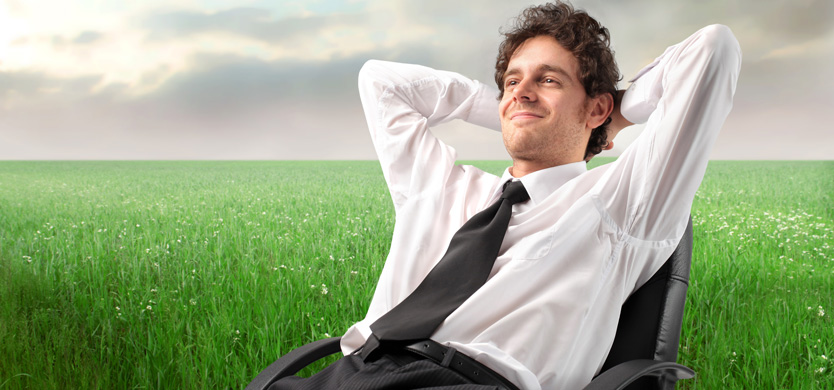
#> input picture stock_photo.jpg, 834 x 390 px
$ python main.py stock_photo.jpg 5 5
#> lines starting #> are read from the running program, lines starting #| are printed output that depends on the picture
from PIL import Image
import sys

"""
This script is only compatibile with python 3
use the script in your terminal as so: python3 main.py <image_name> <brightness_processing[0, 1, 2]> <invert[0,1]>

ASCII is the set of chars that the image will be mapped to
TERMINAL_WIDTH and TERMINAL_HEIGHT might be different on your system, adjust these numbers to get the result desired
"""

ASCII = "`^\",:;Il!i~+_-?][}{1)(|\\/tfjrxnuvczXYUJCLQ0OZmwqpdbkhao*#MW&8%B@$"
CHARS = len(ASCII)
TERMINAL_WIDTH = 155
TERMINAL_HEIGHT = 80

def getRGBs(image):
    """
    image is an image object from the PIL library

    returns the two dimensional array of RGB's for each pixel in the image
    """
    values = list(image.getdata())
    width, height = image.size
    valuesArray = []
    counter = 0
    for y in range(height):
        tempArray = []
        for x in range(width):
            tempArray.append(values[counter])
            counter += 1
        valuesArray.append(tempArray)
    return valuesArray

def getBrightness(image, processing = 0, invert = 0):
    """
    image is an image object from the PIL library
    processing is the method of calculating the brightness
    0 = Average
    1 = Lightness: ((max(R,G,B) + min(R,G,B)) / 2)
    2 = Luminosity: 0.21R + 0.72G + 0.07B

    invert is a boolean for determining to invert the brightness or not

    returns the two dimensional array of the brightness for pixel in the image
    """
    rgbArray = getRGBs(image)
    if(type(rgbArray[0][0]) == int):
        return rgbArray
    width, height = image.size
    valueArray = []
    for y in range(height):
        tempArray = []
        for x in range(width):
            total = 0
            average = 0
            if(processing == 0):
                for value in rgbArray[y][x]:
                    total += value
                average = round(total /  3)
            elif(processing == 1):
                average = round((max(rgbArray[y][x]) + min(rgbArray[y][x])) / 2)
            elif(processing == 2):
                average = round((0.21 * rgbArray[y][x][0]) + (0.72 * rgbArray[y][x][1]) + (0.07 * rgbArray[y][x][2]))
            else:
                raise ValueError("That isn't a value for processing: try 0 - 2")
            if(invert):
                average = (average - 255) * -1
            tempArray.append(average)
        valueArray.append(tempArray)
    return valueArray

def imageToASCII(image, processing = 0, invert = 0):
    """
    image is an image object from the PIL Library

    returns an array of ASCII characters that map to the image
    """
    brightness = getBrightness(image, processing, invert)
    valueArray = []
    width, height = image.size
    divisor = 255 / CHARS
    for y in range(height):
        tempArray = []
        for x in range(width):
            if(brightness[y][x] == 0):
                tempArray.append(" ")
            else:
                asciiValue = round(brightness[y][x] / divisor) - 1
                tempArray.append(ASCII[asciiValue])
        valueArray.append(tempArray)
    return valueArray

def scaleImage(image):
    """
    image is an image object from the PIL Library

    returns an image that fits the size of the terminal
    """
    width, height = image.size
    while(True):
        if(height > TERMINAL_HEIGHT):
            divisor = height / TERMINAL_HEIGHT
            height = round(height / divisor)
            width = round(width / divisor)
        elif(width > TERMINAL_WIDTH):
            divisor = width / TERMINAL_WIDTH
            width = round(width / divisor)
            height = round(height / divisor)
        else:
            break
    return image.resize((width, height))


def main():
    if len(sys.argv) >= 2:
        try:
            if(len(sys.argv) > 2):
                processing = int(sys.argv[2])
            else:
                processing = 0
            if(len(sys.argv) > 3):
                invert = int(sys.argv[3])
            else:
                invert = 0
            im = Image.open(sys.argv[1])
#> im is the input picture: PIL image 834x390 RGB; mean R, G, B 156.3, 169.7, 137.1
            print("Successfully loaded image!")
            width, height = im.size
#> width = 834; height = 390
            print("Image size: " + str(height) + " x " + str(width))
#| Image size: 390 x 834
            im = scaleImage(im)
#> in scaleImage, `return image.resize((width, height))`:
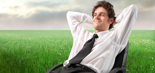
#> returned value: PIL image 155x73 RGB; mean R, G, B 156.3, 169.7, 137.1
            width, height = im.size
#> width = 155; height = 73
            print("Scaled size to: " + str(height) + " x " + str(width))
#| Scaled size to: 73 x 155
            imageArray = imageToASCII(im, processing, invert)
#> in getRGBs, `values = list(image.getdata())`: values = 11315 items, first 6: (254, 254, 249), (253, 252, 241), (253, 249, 237), (254, 250, 240), (254, 254, 246), (255, 255, 249)
#> after the loop in getRGBs, `for y in range(height):`: counter = 11315; valuesArray = 73 items
#> after the loop in getBrightness, `for y in range(height):`: valueArray = []
            print("Successfully constructed ascii matrix!")
            for y in range(height):
                for x in range(width):
                    print(str(imageArray[y][x]) + str(imageArray[y][x]), end = "")
                print("")
        except Exception as ex:
            print(ex)
    else:
        print("Please pass the name of the image as an arguement.")

if __name__ == "__main__":
    main()
